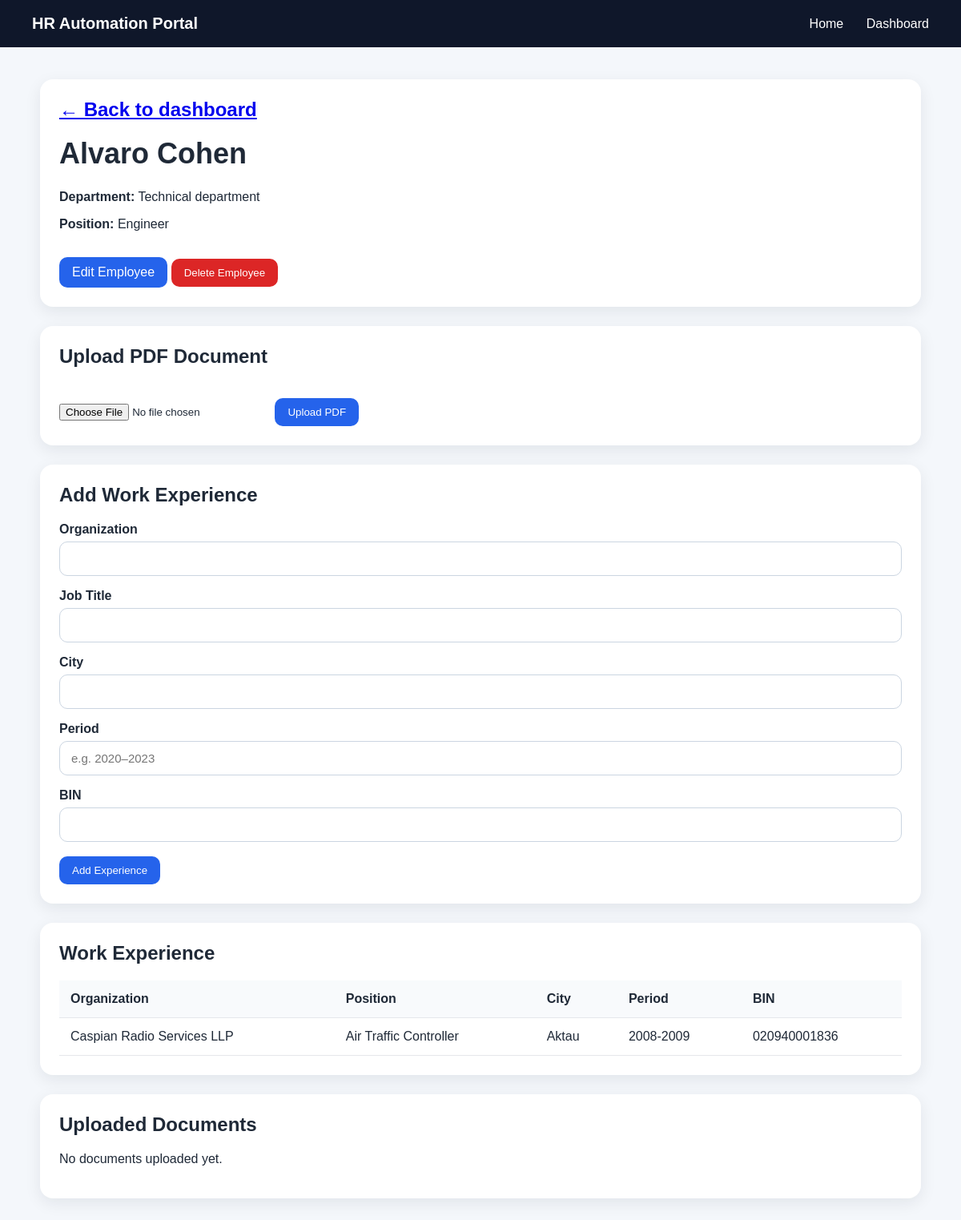
/employees/1?lang=en, run on the app's committed database.
### app/models.py (models this page shows)
class Employee(Base):
    __tablename__ = "employees"
    id = Column(Integer, primary_key=True, index=True)
    full_name = Column(String(255), nullable=False)
    department = Column(String(255), nullable=False)
    position = Column(String(255), nullable=False)
    experience_summary = Column(Text, nullable=True)
    experiences = relationship(
        "WorkExperience",
        back_populates="employee",
        cascade="all, delete-orphan"
    )
    documents = relationship(
        "Document",
        back_populates="employee",
        cascade="all, delete-orphan"
    )

class WorkExperience(Base):
    __tablename__ = "work_experiences"
    id = Column(Integer, primary_key=True, index=True)
    employee_id = Column(Integer, ForeignKey("employees.id"), nullable=False)
    organization = Column(String(255), nullable=False)
    job_title = Column(String(255), nullable=False)
    city = Column(String(255), nullable=True)
    period = Column(String(100), nullable=True)
    bin = Column(String(50), nullable=True)
    employee = relationship("Employee", back_populates="experiences")

### app/main.py (the view)
@app.get("/employees/{employee_id}")
def employee_detail(
    employee_id: int,
    request: Request,
    db: Session = Depends(get_db)
):
    employee = db.query(Employee).filter(Employee.id == employee_id).first()
    if not employee:
        raise HTTPException(status_code=404, detail="Employee not found")
    return templates.TemplateResponse(
        request=request,
        name="employee_detail.html",
        context={
            "request": request,
            "employee": employee
        }
    )

### app/templates/employee_detail.html (shortened to what this page needs)
{% extends "base.html" %}
{% block content %}
<div class="card">
    <h2><a href="/dashboard">← Back to dashboard</a></h2>
    <h1>{{ employee.full_name }}</h1>
    <p><strong>Department:</strong> {{ employee.department }}</p>
    <p><strong>Position:</strong> {{ employee.position }}</p>
    <a class="btn" href="/employees/{{ employee.id }}/edit">Edit Employee</a>
    <form action="/employees/{{ employee.id }}/delete" method="post" style="display:inline;">
    <button class="btn btn-danger" type="submit">Delete Employee</button>
    </form>
</div>
<div class="card">
    <h2>Upload PDF Document</h2>
    <form action="/employees/{{ employee.id }}/upload-pdf" method="post" enctype="multipart/form-data">
        <input type="file" name="file" accept="application/pdf" required>
        <button class="btn" type="submit">Upload PDF</button>
    </form>
</div>
<div class="card">
    <h2>Add Work Experience</h2>
    <form action="/employees/{{ employee.id }}/experience" method="post">
        <label>Organization</label>
        <input type="text" name="organization" required>
        <label>Job Title</label>
        <input type="text" name="job_title" required>
        <label>City</label>
        <input type="text" name="city">
        <label>Period</label>
        <input type="text" name="period" placeholder="e.g. 2020–2023">
        <label>BIN</label>
        <input type="text" name="bin">
        <button class="btn" type="submit">Add Experience</button>
    </form>
</div>
<div class="card">
    <h2>Work Experience</h2>
    {% if employee.experiences %}
        <table>
            <tr>
                <th>Organization</th>
                <th>Position</th>
                <th>City</th>
                <th>Period</th>
                <th>BIN</th>
            </tr>
            {% for exp in employee.experiences %}
            <tr>
                <td>{{ exp.organization }}</td>
                <td>{{ exp.job_title }}</td>
                <td>{{ exp.city }}</td>
                <td>{{ exp.period }}</td>
                <td>{{ exp.bin }}</td>
            </tr>
            {% endfor %}
        </table>
    {% else %}
        <p>No experience records yet.</p>
    {% endif %}
</div>
<div class="card">
    <h2>Uploaded Documents</h2>
    {% if employee.documents %}
        {% for doc in employee.documents %}
            <div class="card">
                <h3>{{ doc.filename }}</h3>
                <pre>{{ doc.extracted_text }}</pre>
            </div>
        {% endfor %}
    {% else %}
        <p>No documents uploaded yet.</p>
    {% endif %}
</div>
{% endblock %}

### app/static/style.css (style rules this page uses)
body { margin: 0; font-family: Arial, sans-serif; background: #f4f7fb; color: #1f2937; }
.card { background: white; padding: 24px; border-radius: 16px; box-shadow: 0 6px 20px rgba(15, 23, 42, 0.08); margin-bottom: 24px; }
h1 { margin-top: 0; font-size: 36px; }
h2 { margin-top: 0; }
.btn { display: inline-block; background: #2563eb; color: white; padding: 10px 16px; border-radius: 10px; text-decoration: none; border: none; cursor: pointer; }
table { width: 100%; border-collapse: collapse; margin-top: 16px; }
th, td { padding: 14px; border-bottom: 1px solid #e5e7eb; text-align: left; }
th { background: #f8fafc; font-weight: bold; }
input[type="file"] { margin-right: 12px; }
label { display: block; margin-top: 16px; margin-bottom: 6px; font-weight: 600; }
input[type="text"], textarea { width: 100%; padding: 12px 14px; border: 1px solid #cbd5e1; border-radius: 10px; font-size: 15px; box-sizing: border-box; }
form .btn { margin-top: 18px; margin-right: 10px; }
.btn-danger { background: #dc2626; }

### data on the page
Employee: full_name "Alvaro Cohen", department "Technical department", position "Engineer"
WorkExperience: organization "Caspian Radio Services LLP", job_title "Air Traffic Controller", city "Aktau", period "2008-2009", bin "020940001836"
